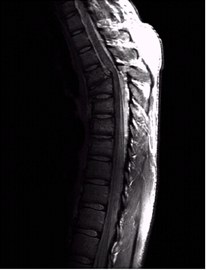
#> input picture Practice-4/hw-7/Picture.png, 206 x 270 px
$ python program7.py
#> lines starting #> are read from the running program, lines starting #| are printed output that depends on the picture
#> further down, original_image is the input picture: PIL image 206x270 RGBA; mean R, G, B, A 35.9, 33.8, 35.9, 255
import numpy as np
from PIL import Image
import matplotlib.pyplot as plt

def gamma_correction(image, gamma):
#> called with gamma = 0.5
    img_array = np.array(image) / 255.0
    corrected_array = np.clip(img_array ** gamma, 0, 1)
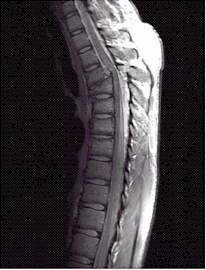
#> corrected_array: shape (270, 206, 4) float64; mean R, G, B, A 0.253, 0.231, 0.253, 1
    corrected_image = (corrected_array * 255).astype(np.uint8)
    return Image.fromarray(corrected_image)

image_path = 'Picture.png'
original_image = Image.open(image_path)
gamma_value = 0.5
gamma_corrected_image = gamma_correction(original_image, gamma_value)
plt.figure(figsize=(10, 5))
plt.subplot(1, 2, 1)
plt.imshow(original_image)
plt.title('Original Image')
plt.axis('off')
plt.subplot(1, 2, 2)
plt.imshow(gamma_corrected_image)
plt.title(f'Gamma Corrected Image (Gamma={gamma_value})')
plt.axis('off')
plt.tight_layout()
plt.show()
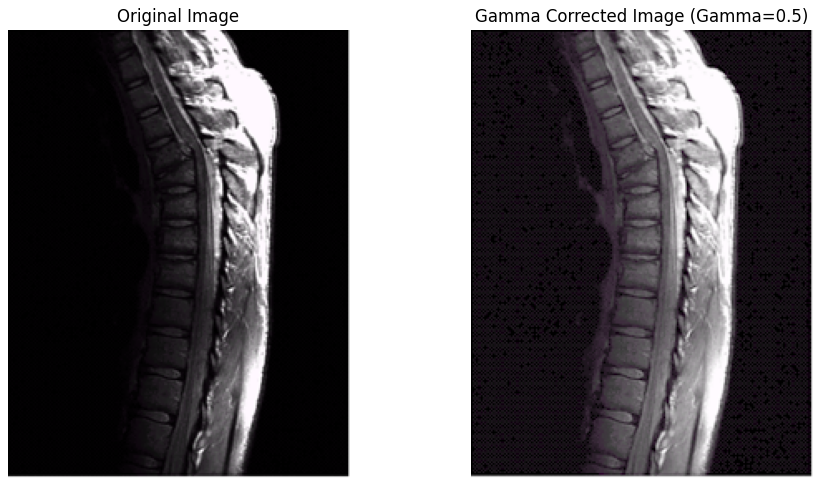
#> figure drawn by matplotlib, 2 panels
